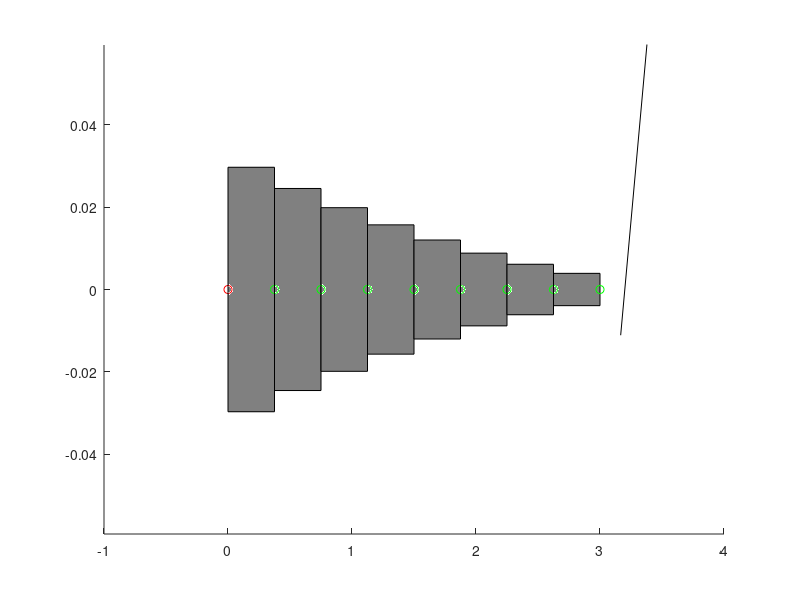
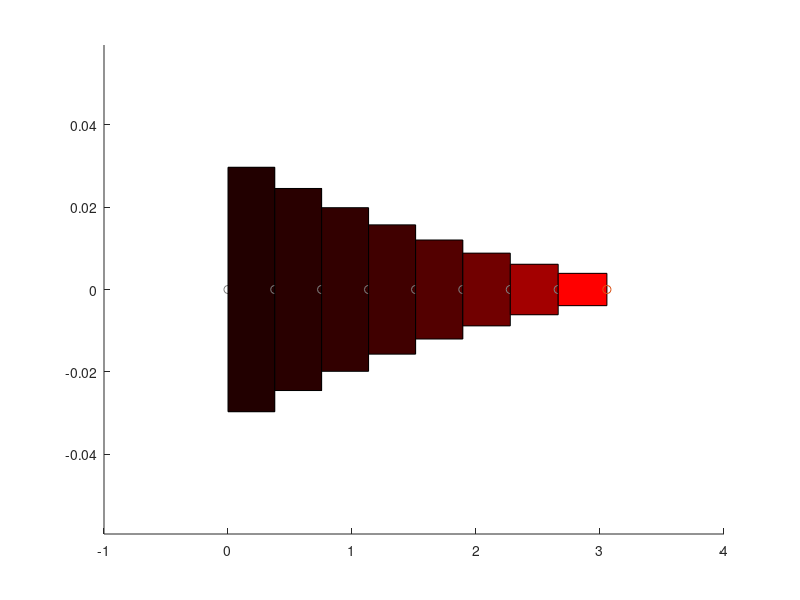

Recreate these plots in MATLAB, in order.
%% 1D Mechanical FE Solver
% This code uses linear elements and the direct stiffness method to solve a
% simple or complex 1D problem, using linear interpolation to provide
% continuity in solutions

% Written by James Anderson with only a little help from ChatGPT
% May 2025

%% Prep Workspace
clear
clf
close all
clc

%% Define The Problem

% Total length of problem
tot_len = 3; 
% # of elements desired
num_el = 8; 

% Area for Tapered Bar Problem
rightr = .05; % Right radius
leftr = .15; % Left radius
dr = (rightr-leftr)/num_el;
el_len = tot_len/num_el;
for i = 1:num_el
    A(i) = pi*(leftr+i*dr)^2;
    A_bounds(i,1) = (i-1)*el_len;
    A_bounds(i,2) = i*el_len;
end


% Boundary Conditions
pos_fixed = [0]; % Position of fixed nodes - Make sure on real nodes!
pos_loads = [3]; % Position of loads
load_vals = [100]; % load values
pos_const_mo = [0]; % Constrained motion positions
const_mo = [0];

% Material Conditions
E = [269770]; % Young's Modulus - more if discontinuous, order left to right
E_bounds = [0,3]; % input boundaries of each modulus as row in matrix

%% Create Mesh
num_nod = num_el +1; % Number of nodes

% Define the nodes struct
nodes.num = [1:num_nod]; % node numbers (id's)
nodes.pos = [0:tot_len/num_el:tot_len]; % node positions
nodes.fixed = zeros(1,num_nod);
nodes.load = zeros(1,num_nod);
nodes.const = zeros(1,num_nod);

% Error codes to verify no human error
for i = 1:length(pos_fixed) 
    if isempty(find(nodes.pos == pos_fixed(i)))
        error('fixed BC doesn''t line up with actual nodes')
    end
end
for i = 1:length(pos_loads)
    if isempty(find(nodes.pos == pos_loads(i)))
        error('load BC doesn''t line up with actual nodes')
    end
end
for i = 1:length(E_bounds) 
    if isempty(find(nodes.pos == E_bounds(i)))
        error('E_bounds doesn''t line up with actual nodes')
    end
end
for i = 1:length(const_mo)
    if isempty(find(nodes.pos == pos_const_mo(i)));
        error('pos_const_mo doesn''t line up with actual nodes')
    end
end
if length(pos_loads) ~= length(load_vals)
    error('pos_loads and load_vals different lengths')
end
if isempty(pos_const_mo) && isempty(pos_fixed)
    error('Must constrain motion at at least one point')
end

% Assigning Fixed BCs to appropriate nodes
for i = 1:length(pos_fixed)
    fixed = find(nodes.pos == pos_fixed(i));
    nodes.fixed(fixed) = 1;
end

% Assigning loads to appropriate nodes
for i = 1:length(load_vals)
    loaded = find(nodes.pos == pos_loads(i));
    nodes.load(loaded) = load_vals(i);
end
    
% Assigning Constrained motions to appropriate nodes
for i = 1:length(const_mo)
    constrained = find(nodes.pos == pos_const_mo(i));
    nodes.const(constrained) = const_mo(i);
end

% Defining Elements Struct
elem.num = [1:num_el];
elem.E = zeros(1,num_el);
elem.A = zeros(1,num_el);
elem.k = zeros(1,num_el);
elem.len = zeros(1,num_el);
elem.mid = zeros(1,num_el); % midpoint of each element
elem.n1 = nodes.num(1:num_nod-1);
elem.n2 = nodes.num(2:num_nod);

% Defining element midpoints
for i = 1:num_el
    elem.mid(i) = (nodes.pos(i) + nodes.pos(i+1))/2;
end

% Determining element lengths
for i = 1:num_el
    elem.len(i) = nodes.pos(elem.n2(i))-nodes.pos(elem.n1(i));
end

% Apply E values to according elements
for i = 1:num_el
    for j = 1:length(E)
        if elem.mid(i) >= E_bounds(j,1) && elem.mid(i) <= E_bounds(j,2)
            elem.E(i) = E(j);
        end
    end
end

% Apply A values to appropriate elements
for i = 1:num_el
    for j = 1:length(A)
        if elem.mid(i) >= A_bounds(j,1) && elem.mid(i) <= A_bounds(j,2)
            elem.A(i) = A(j);
        end
    end
end

% Determine k value for each element
for i = 1:num_el
    elem.k(i) = elem.A(i) * elem.E(i) / elem.len(i);
end
%% Visualize Mesh
figure
hold on

kmin = min(elem.k); % Used for drawing elements (lines) the right color
kmax = max(elem.k);
Emin = min(elem.E); % Used for drawing elements (rectangles) the right color
Emax = max(elem.E);

% Draws elements with color associated with the stiffness of the element
for i = 1:num_nod
    if i <= num_el % for nodes with elements to their right
        if nodes.fixed(i) == 1
            plot(nodes.pos(i),0,'or') % fixed nodes red
        elseif nodes.const(i) ~= 0
            plot(nodes.pos(i),0,'ok') % constrained nodes black
        else
            plot(nodes.pos(i),0,'og') % free nodes green
        end 
%         if kmax - kmin < 1e-3
        if Emax-Emin < 1e-3
            colorval = 0.5;
        else 
%             colorval = (elem.k(i) - min(elem.k))/(max(elem.k)-min(elem.k));
              colorval = (elem.E(i) - min(elem.E))/(max(elem.E)-min(elem.E));
        end
%         line([nodes.pos(i),nodes.pos(i+1)],[0,0],'Color',[.5,colorval,.5])
        rectangle('Position',[nodes.pos(i),-A(i)/2,el_len,A(i)],'FaceColor',[.5,colorval,.5])
    else % for last node only
        if nodes.fixed(i) == 1
            plot(nodes.pos(i),0,'or') % red if fixed
        elseif nodes.const(i) ~= 0
            plot(nodes.pos(i),0,'ok') % black if constrained
        else
            plot(nodes.pos(i),0,'og') % green if free
        end 
    end
end
xlim([-1,tot_len + 1])
ylim([-max(A),max(A)])

% Draws arrow for applied forces
drawArrow = @(x,y) quiver( x(1),y(1),x(2)-x(1),y(2)-y(1),0,'Color','k'); % Defines arrow-drawing function
for i = 1:num_nod
    if nodes.load(i) > 0
        drawArrow([nodes.pos(i)-0.5,nodes.pos(i)+0.5] , [0.1,0.1]);
    elseif nodes.load(i)<0
        drawArrow([nodes.pos(i)+0.5,nodes.pos(i)-0.5] , [0.1,0.1]);
    end
end


%% Create Stiffness Matrix AE/L

% Create k, the global stiffness matrix
k = zeros(num_nod);
for i = 1:num_nod-1
    for j = 1:num_nod-1
        if i == j
            k(i,j) = k(i,j) + elem.k(i);
            k(i+1,j) = -elem.k(i);
            k(i,j+1) = -elem.k(i);
            k(i+1,j+1) = elem.k(i);
        end
    end
end

%% Finalize F and U Matrices, and apply BCs in U, F, & k - Remember F=k*U

% F matrix - this is the one that with the loads
F = nodes.load';

% U matrix - This is the one with the displacements
U = zeros(1,num_nod);

% hold onto original k for later use
khold = k;

% Apply motion constraints by modifying k and F
constrained_dofs = find(nodes.const ~= 0);
for i = constrained_dofs
    k(i,:) = 0;         % Zero out row
%     k(:,i) = 0;         % Zero out column
    k(i,i) = 1;         % Place 1 on the diagonal
    F(i) = nodes.const(i);  % Set F = prescribed displacement
end

% Apply fixed boundary conditions by removing rows/columns
free_nod = find(nodes.fixed == 0); % Unconstrained DOFs
k_reduced = k(free_nod, free_nod);
F_reduced = F(free_nod);

% Solve only for free DOFs
U(free_nod) = k_reduced \ F_reduced;


%% Postprocessing

% New node positions
for i = 1:num_nod
    nodes.ppos(i) = nodes.pos(i) + U(i);
end

% New element lengths
for i = 1:num_el
    elem.plen(i) = nodes.ppos(elem.n2(i))-nodes.ppos(elem.n1(i));
    if elem.plen(i) <= 0
        error('Negative jacobian at element %f0.0',i)
    end
end

% Calculating stress -> remember stress = E*epsilon
elem.stress = zeros(1, num_el);  % Preallocate
for i = 1:num_el
    u1 = U(elem.n1(i));
    u2 = U(elem.n2(i));
    elem.stress(i) = elem.E(i) * (u2 - u1) / elem.len(i);
end

%% Visualize Postprocessing

% Create colorscale for stress viz
maxstress = max(elem.stress);
minstress = min(elem.stress);

% Plots new node positions with lines between them of a color scaled to the
% stress they experience - red = positive, green = negative
figure
hold on
for i = 1:num_nod
    if i <= num_el
        if elem.stress(i) > 0
            plot(nodes.ppos(i),0,'o','Color',[.5,.5,.5])
%             line([nodes.ppos(i),nodes.ppos(i+1)],[0,0],'Color',[abs(elem.stress(i)/maxstress),0,0])
            rectangle('Position',[nodes.ppos(i),-A(i)/2,elem.plen(i),A(i)],'FaceColor',[abs(elem.stress(i)/maxstress),0,0])
        else
            plot(nodes.ppos(i),0,'o','Color',[.5,.5,.5])
%             line([nodes.ppos(i),nodes.ppos(i+1)],[0,0],'Color',[0,abs(elem.stress(i)/minstress),0])
            rectangle('Position',[nodes.ppos(i),-A(i)/2,elem.plen(i),A(i)],'FaceColor',[0,abs(elem.stress(i)/minstress,0)])
        end
    else
        plot(nodes.ppos(i),0,'o')  
    end
end
xlim([-1,tot_len+1])
ylim([-max(A),max(A)])


%% Final Value Query
% This will make a popup menu and then use it and the Command Window to
% evaluate a specified value at a specified location
Query = menu('would you like to query a value?','yes','no');

if Query == 1
    qtype = menu('what would you like to query?','displacement','final position','strain','stress') % Makes popup

    x = input('Input Location:'); % Asks for location
    if x > nodes.pos(num_nod)
        disp('please select a value within the original length')
    else 
        if qtype == 1 % If displacement selected
            for i = 1:num_nod
                if x > nodes.pos(i) && x < nodes.pos(i+1) % Finding the right element in question
                    u1 = U(i); % Displacement of first node of element
                    u2 = U(i+1); % Displacement of 2nd node of element
                    N1 = (nodes.pos(i+1)-x)/el_len; % First Shape function
                    N2 = (x-nodes.pos(i))/el_len; % 2nd Shape function
                    output = N1*u1+N2*u2; % Multiplying to interpolate values. Could also use interp1 or interp2
                end
            end
            fprintf('Displacement at x= %2.1f is %2.3f',x,output)
        elseif qtype == 2 % if final position selected
            for i = 1:num_nod
                if x > nodes.pos(i) && x < nodes.pos(i+1)
                    x1 = nodes.ppos(i);
                    x2 = nodes.ppos(i+1);
                    N1 = (nodes.pos(i+1)-x)/el_len;
                    N2 = (x-nodes.pos(i))/el_len;
                    output = N1*x1+N2*x2;
                end
            end
            fprintf('final position of what was originally at x = %2.1f is %2.3f',x,output)
        elseif qtype ==3 % strain - notice no shape functions because it's an element value, not nodal. Could do smoothing with 
            for i = 1:num_nod
                if x > nodes.pos(i) && x < nodes.pos(i+1)
                    x1 = nodes.ppos(i);
                    x2 = nodes.ppos(i+1);
                    u1 = U(i); % Displacement of first node of element
                    u2 = U(i+1);
                    strainx = (u2-u1)/(x2-x1);
                end
            end
            fprintf('strain at x = %2.1f is %2.3f \n',x,strainx)
            disp('This strain does not use nodal averaging - it''s the same strain in the whole element')
        elseif qtype ==4 % stress - uses nodal averaging - averages element stress values at nodes, then uses shape functions to interpolate between those values - could have done this with strain, too, but wanted to show two options
            if x > nodes.pos(num_nod-1)
                fprintf('stress at x = %2.1f is %2.3f (not averaged because it''s in the last element',x,elem.stress(num_el))
            else
                for i = 1:num_nod
                    if x > nodes.pos(i) && x < nodes.pos(i+1)
                        el1 = i-1;
                        el2 = i;
                        el3 = i+1; % these el_ values needed for nodal averaging
                        ns1 = (elem.stress(el1)+elem.stress(el2))/2;
                        ns2 = (elem.stress(el2)+elem.stress(el3))/2; 
                        N1 = (nodes.pos(i+1)-x)/el_len;
                        N2 = (x-nodes.pos(i))/el_len;
                        output = N1*ns1+N2*ns2;
                    end
                end
                fprintf('stress at x = %2.1f is %2.3f (using nodal averaging)',x,output)
            end
        end
    end

end










